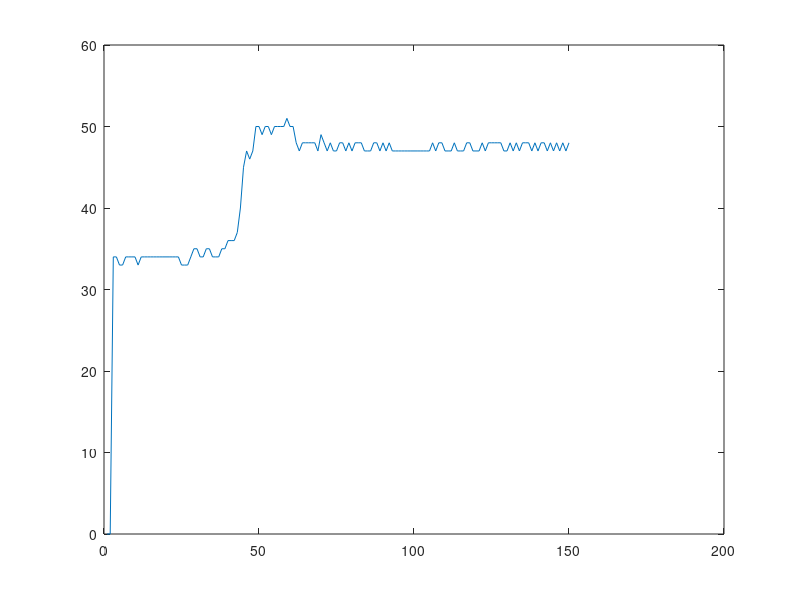

Reproduce this figure in MATLAB.

clear;

ground1 = importdata('ground1.mat'); ground1 = ground1(:,2);
ground2 = importdata('ground2.mat'); ground2 = ground2(:,2);
ground3 = importdata('ground3.mat'); ground3 = ground3(:,2);
ground4 = importdata('ground4.mat'); ground4 = ground4(:,2);
ground5 = importdata('ground5.mat'); ground5 = ground5(:,2);

plot(ground1)